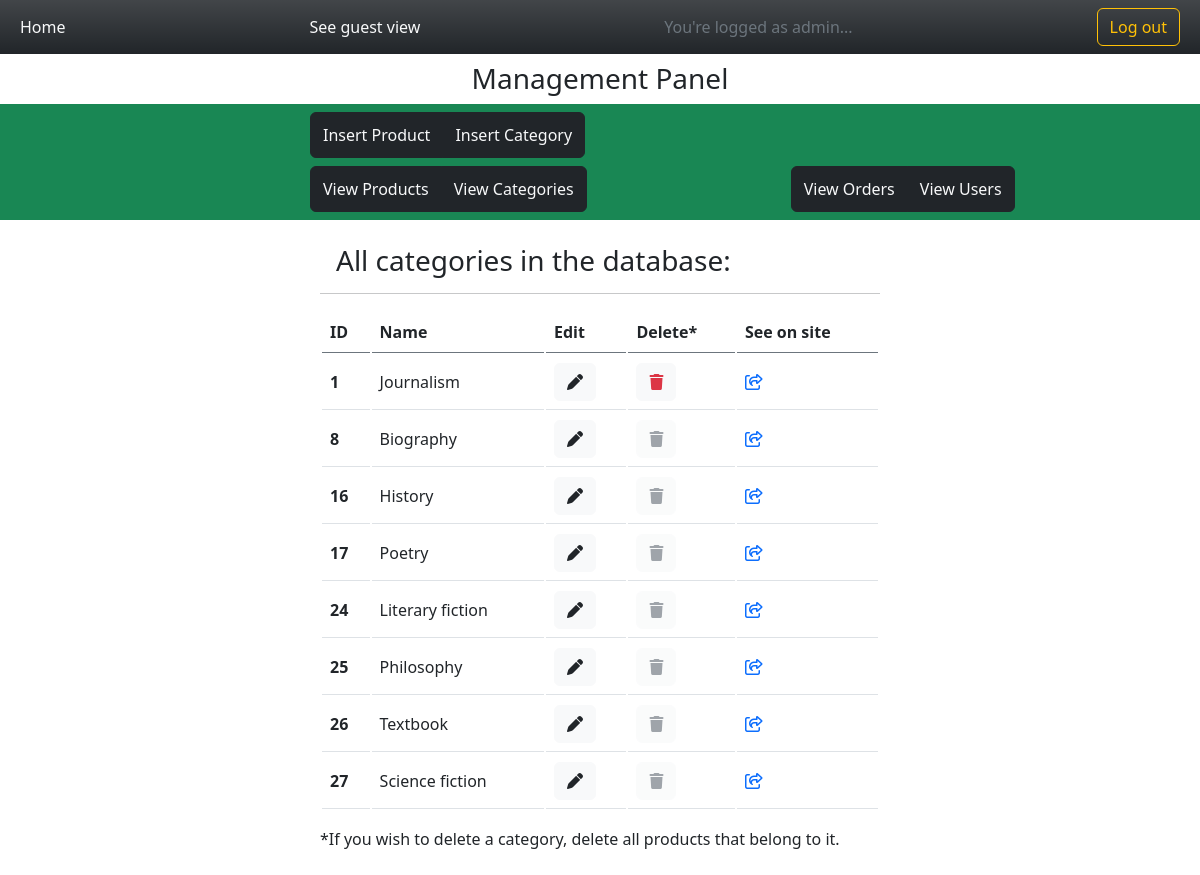
/admin_view/index.php?categories (signed in), run on the app's committed database.
### tables this page shows
CREATE TABLE `category` (
  `category_id` int(11) NOT NULL,
  `name` tinytext NOT NULL
);

### admin_view/categories.php (the view, shortened to what this page needs)
<?php
include('../includes/connect.php');
?>
<div class="p-2">
    <h3 class="text-left m-3">All categories in the database:</h3>
    <table class='table table-hover' id='table-admin'>
  <thead>
    <tr class=' border-secondary' >
    <hr/>
      <th scope='col'>ID</th>
      <th scope='col'>Name</th>
        <th scope='col'>Edit</th>
        <th scope='col'>Delete*</th>
        <th scope='col'>See on site</th>
    </tr>
  </thead>
  <tbody>
  <?php
$get_cats="SELECT * FROM `category`";
$result=mysqli_query($con,$get_cats);
if(!$result){
    echo"Could not fetch data.";
  }else{
    if (mysqli_num_rows($result) > 0) {
      while($row=mysqli_fetch_assoc($result)){
        $category_id=$row['category_id'];
        $name=$row['name'];
  echo"
      <tr id='tr-admin'>
          <th scope='row'>$category_id</th>
              <td>$name </td>
              <td><a class='btn btn-light text-dark' href='./edit_category.php?edit_category=$category_id'><i class='fas fa-pen'></i></a></td>";
        $new_query = "SELECT * FROM `product` WHERE category=$category_id";
        $new_result=mysqli_query($con,$new_query);
        if(mysqli_num_rows($new_result) > 0) {
          echo"
          <td><a class='btn btn-light text-secondary disabled' href=''><i class='fas fa-trash'></i></a></td>";
        }
        else{
          echo"
          <td><a class='btn btn-light text-danger' href='./categories.php?delete=$category_id'><i class='fas fa-trash'></i></a></td>";
        }
        echo"
          <td><a href='../index.php?category=$category_id'><i class='far fa-share-square'></i></a></td>
  </th></tr>";
}}elseif (mysqli_num_rows($result) == 0){
  echo" <h2 class='text-center'>No categories in DB</h2>";
}}
?>
  </tbody>
  </table>
<p>*If you wish to delete a category, delete all products that belong to it.</p>
</div>

### style.css (style rules this page uses)
* { margin:0; padding:0; box-sizing:border-box; }
html, body { height: 100%; padding: 0; margin: 0; }
[id="tr-admin"] { vertical-align: middle; text-justify: auto; }
[id="table-admin"] { border-collapse: separate; table-layout: auto; align-content: space-around; }

### data on the page
category: category_id "1", name "Journalism"
category: category_id "8", name "Biography"
category: category_id "16", name "History"
category: category_id "17", name "Poetry"
category: category_id "24", name "Literary fiction"
category: category_id "25", name "Philosophy"
category: category_id "26", name "Textbook"
category: category_id "27", name "Science fiction"
